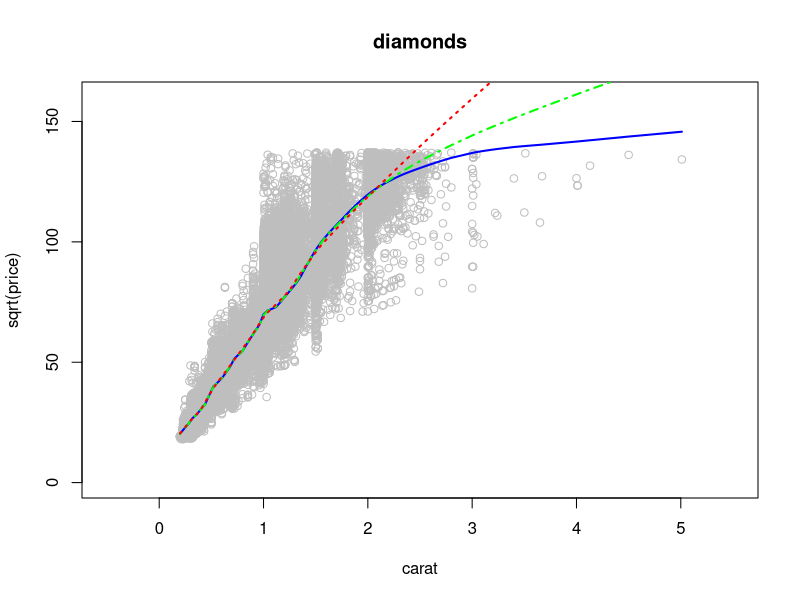

Recreate this plot in R.
# Title     : TODO
# Objective : TODO
# Created by: justk
# Created on: 2021-04-10

library(ggplot2)
data(diamonds) #diamonds 자료를 로딩함
str(diamonds)
attach(diamonds)
windows(height = 7, width = 6.4)
diamonds$sqrt.price <- sqrt(price)
plot(
  sqrt(price) ~ carat,
  col = 'gray',
  main = 'diamonds',
  xlim = c(-0.5, 5.5),
  ylim = c(0, 160),
)
lines(
  lowess(diamonds$sqrt.price ~ diamonds$carat, f = 0.1),
  lwd = 2,
  col = 'blue'
)
lines(
  lowess(diamonds$sqrt.price ~ diamonds$carat, f = 0.12),
  lwd = 2,
  col = 'green',
  lty = 'dotdash',
)
lines(
  lowess(diamonds$sqrt.price ~ diamonds$carat, f = 0.25),
  lwd = 2,
  col = 'red',
  lty = 'dotted',
)
#lty->line type의 약자